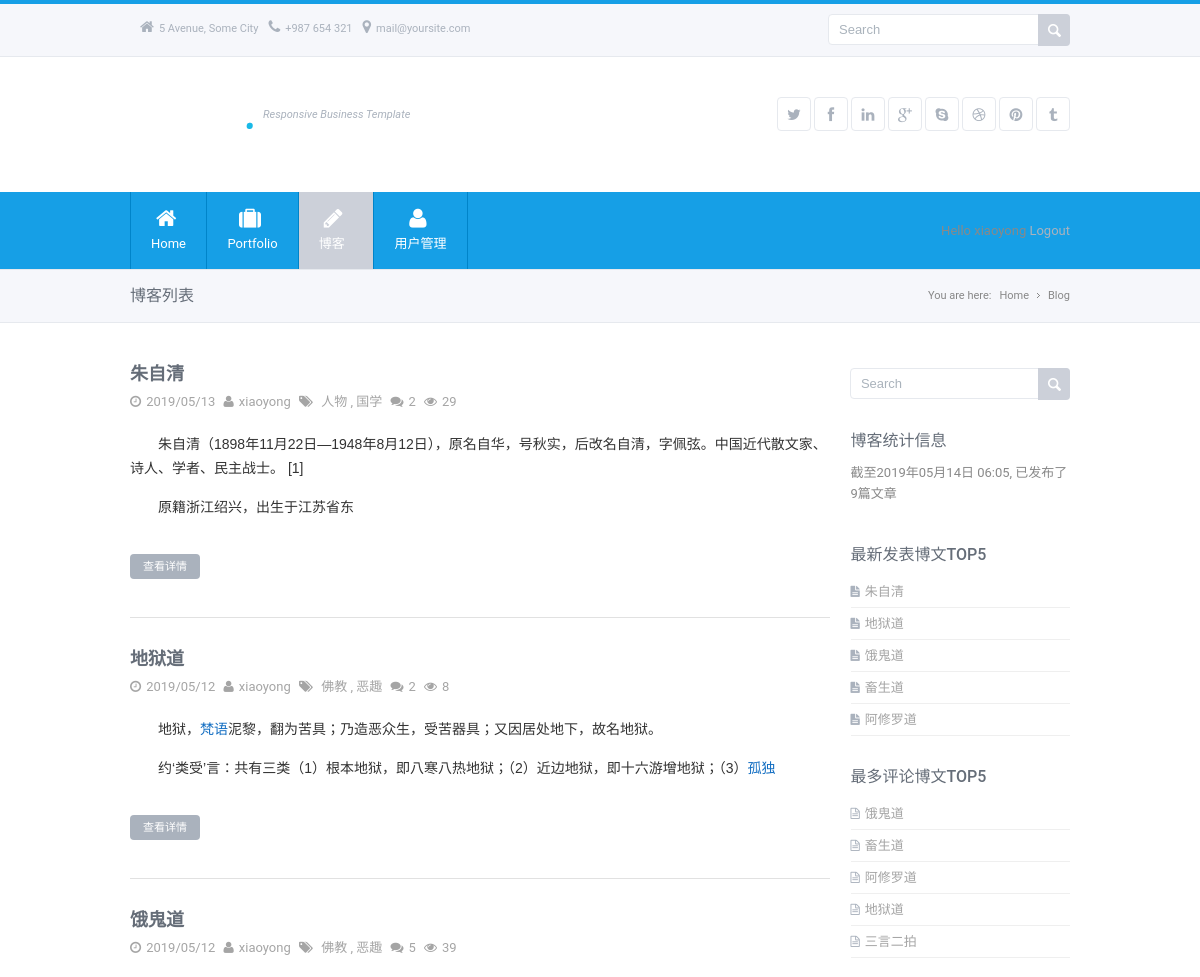
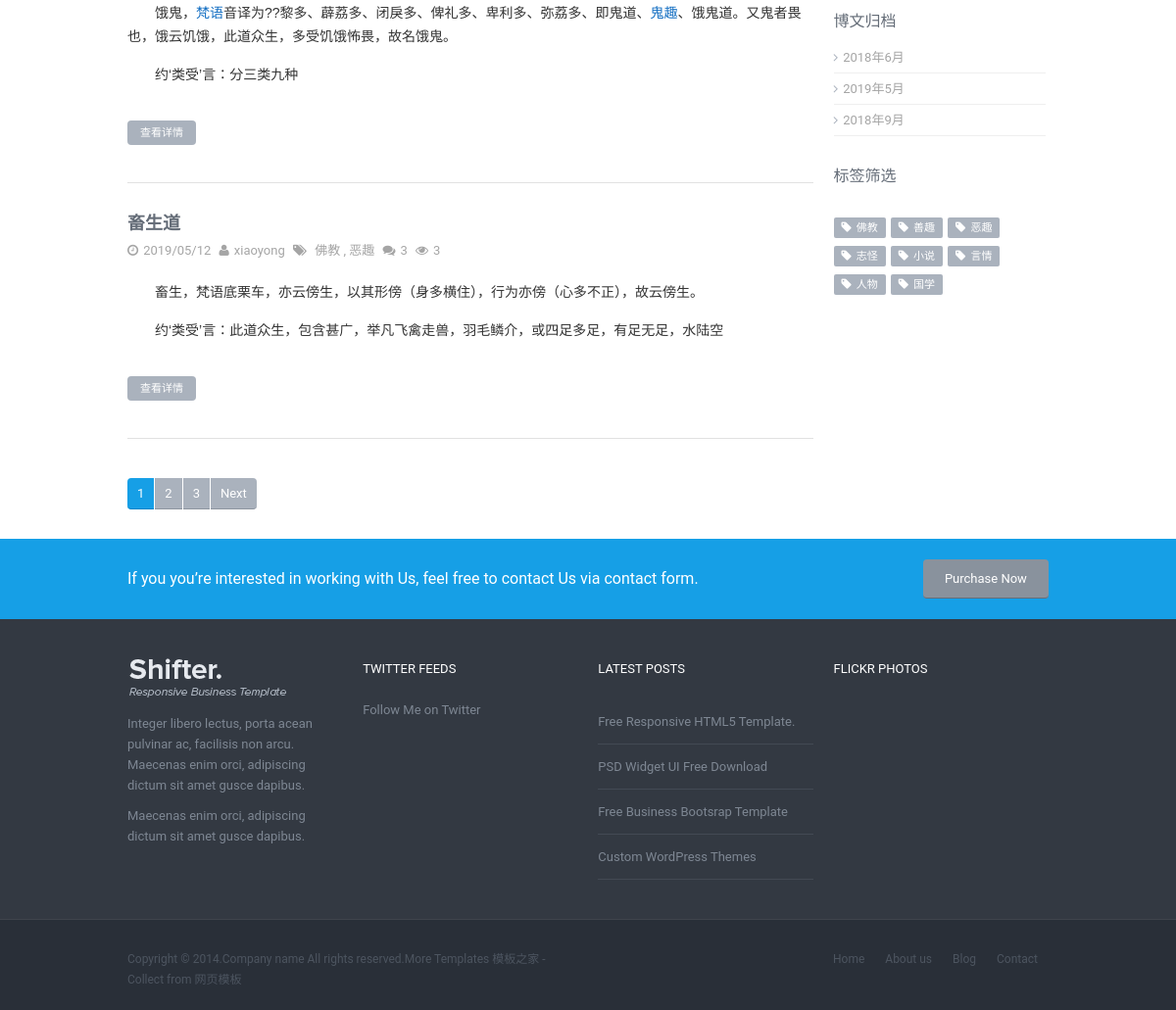
Page /blog/list/ (signed in) on the committed database (2 pictures, top to bottom).
### blog/models.py (models this page shows, shortened)
class Post(models.Model):
    STATUS_CHOICES = (('draft', '草稿态'), ('published', '发布态'))
    title = models.CharField(max_length=250)
    slug = models.SlugField(max_length=250, unique_for_date='publish')
    author = models.ForeignKey(settings.AUTH_USER_MODEL, on_delete=models.CASCADE, related_name='blog_posts')
    body = RichTextUploadingField(default='请在这里输入博客正文')
    publish = models.DateTimeField(default=timezone.now)
    created = models.DateTimeField(auto_now_add=True, db_index=True)
    updated = models.DateTimeField(auto_now=True)
    status = models.CharField(max_length=10, choices=STATUS_CHOICES, default='draft')
    explored = models.PositiveIntegerField(db_index=True, default=0)  # 计算博客访问量
    users_like = models.ManyToManyField(settings.AUTH_USER_MODEL, related_name='posts_liked', blank=True)
    total_likes = models.PositiveIntegerField(db_index=True, default=0)
    objects = models.Manager()  # 默认的管理器
    published = PublishedManager()  # 自定义管理器
    class Meta:
        ordering = ('-publish',)
    def get_absolute_url(self):
        return reverse('blog:post_detail', args=[self.pk])
    tags = TaggableManager()

### blog/views.py (the view)
# urls.py: path('list/', PostList.as_view(), name='post_list'),
class PostList(LoginRequiredMixin, ListView):
    model = Post
    template_name = "blog/post_list.html"
    context_object_name = 'all_published_posts'
    paginate_by = 4  # if pagination is desired
    ordering = '-publish'
    page_kwarg = 'page'
    def get_context_data(self, **kwargs):
        context = super().get_context_data(**kwargs)
        context['tag'] = None
        return context
    def get_queryset(self):
        return Post.published.all()

### blog/models.py (called while the page is built)
    def get_queryset(self):
        return super(PublishedManager, self).get_queryset().filter(status='published')

### blog/templatetags/blog_tags.py (called while the page is built)
@register.simple_tag
def total_posts():
    return Post.published.count()

@register.inclusion_tag('blog/latest_posts.html')
def show_latest_posts(count=5):
    latest_posts = Post.published.order_by('-publish')[:count]
    return {'latest_posts': latest_posts}

@register.simple_tag
def get_most_commented_posts(count=5):
    return Post.published.annotate(total_comments=Count('comments')).order_by('-total_comments')[:count]

@register.simple_tag
def get_pub_date_list():
    pub_date_list = Post.published.values_list("publish", flat=True)
    pub_date_list = [(item.year, item.month) for item in pub_date_list]
    return set(pub_date_list)

@register.simple_tag
def get_all_tags():
    all_tags = Tag.objects.all()
    return all_tags

### blog/templates/blog/post_list.html (shortened to what this page needs)
{% extends 'base.html' %}
{% block content %}
    <div id="content">
        <div id="breadcrumb">
            <div class="container">
                <div class="one-half">
                    <h4>
                        {% if tag %}
                            含有"{{ tag.name }}"标签的博客列表
                        {% elif month %}
                            "{{ month|date:"F Y" }}"博客归档
                        {% else %}
                            博客列表
                        {% endif %}
                    </h4>
                </div>
                <div class="one-half">
                    <nav id="breadcrumbs">
                        <ul>
                            <li>You are here:</li>
                            <li><a href="{% url 'index' %}">Home</a></li>
                            <li>Blog</li>
                        </ul>
                    </nav>
                </div>
            </div>
        </div>
        <div class="container">
            <div class="one">
                <div class="three-fourth">
                    {% for post in all_published_posts %}
                        <div class="blog-post layout-1">
                            <div class="permalink">
                                <h4><a href="{{ post.get_absolute_url }}">{{ post.title }}</a></h4>
                            </div>
                            <ul class="post-meta">
                                <li><i class="icon-time"></i>{{ post.publish|date:"Y/m/d" }}</li>
                                <li><i class="icon-user"></i><a href="#">{{ post.author.first_name }}</a></li>
                                <li><i class="icon-tags"></i>
                                    {% for tag in post.tags.all %}
                                        <a href="{% url "blog:post_list_by_tag" tag.slug %}">{{ tag.name }}</a>
                                        {% if not forloop.last %}, {% endif %}
                                    {% endfor %}
                                </li>
                                <li><i class="icon-comments"></i><a href="#">{{ post.comments.count }}</a></li>
                                <li><i class="icon-eye-open"></i><a href="#">{{ post.explored }}</a></li>
                            </ul>
                            <div class="post-intro">
                                {{ post.body|safe|truncatechars_html:100 }}
                                <br/>
                                <p>
                                    <a href="{{ post.get_absolute_url }}" class="button simple-grey small round">查看详情</a>
                                </p>
                            </div>
                        </div>
                    {% empty %}
                        暂时还未发表任何博客
                    {% endfor %}
                    {% include 'pagination.html' with page=page_obj %}
                </div>
                {% include 'blog/right-side-bar.html' %}
            </div>
        </div>
    </div>
{% endblock %}

### blog/templates/blog/right-side-bar.html
{% load blog_tags %}
<div class="one-fourth sidebar right">
    <div class="widget">
        <nav class="top-search">
            <form action="404-error.html" method="get">
                <button class="search-btn"></button>
                <input class="search-field" type="text" onblur="if(this.value=='')this.value='Search';"
                       onfocus="if(this.value=='Search')this.value='';" value="Search"/>
            </form>
        </nav>
    </div>
    <div class="widget">
        <h4 class="widget-title">博客统计信息</h4>
        <p>
            截至{% now "Y年m月d日 h:m" %}, 已发布了{% total_posts %}篇文章
        </p>
    </div>
    <div class="widget">
        <h4 class="widget-title">最新发表博文TOP5</h4>
        {% show_latest_posts 5 %}
    </div>
    <div class="widget">
        <h4 class="widget-title">最多评论博文TOP5</h4>
        {% get_most_commented_posts as most_commented_posts %}
        <ul class="sidebar-nav">
            {% for post in most_commented_posts %}
            <li><a href="{{ post.get_absolute_url }}" title="{{ post.title }}">
                <i class="icon-file-text-alt"></i>{{ post.title }}</a>
            </li>
            {% endfor %}
        </ul>
    </div>
    <div class="widget">
        <h4 class="widget-title">博文归档</h4>
        {% get_pub_date_list as pub_date_list %}
        <ul class="sidebar-nav">
            {% for year, month in pub_date_list %}
            <li><a href="{% url 'blog:archive_month' year month %}" title="{{ year }}年{{ month }}月">
                <i class="icon-angle-right"></i>{{ year }}年{{ month }}月</a>
            </li>
            {% endfor %}
        </ul>
    </div>
    <div class="widget">
        <h4 class="widget-title">标签筛选</h4>
        {% get_all_tags as all_tags %}
        <ul class="popular-tags">
            {% for tag in all_tags %}
            <li><a href="{% url "blog:post_list_by_tag" tag.slug %}"><i class="icon-tag"></i>{{ tag.name }}</a></li>
            {% endfor %}
        </ul>
    </div>
</div>

### blog/templates/blog/latest_posts.html
<ul class="sidebar-nav">
    {% for post in latest_posts %}
        <li><a href="{{ post.get_absolute_url }}" title="{{ post.title }}"><i
                class="icon-file-text"></i>{{ post.title }}</a></li>
    {% endfor %}
</ul>

### rows in the picture
Post: title "朱自清", publish "2019/05/13", author.first_name "xiaoyong", comments.count "2", explored "29", body "朱自清（1898年11月22日—1948年8月12日），原名自华，号秋实，后改名自清，字佩弦。中国近代散文家、诗人、学者、民主战士。 [1] 原籍浙江绍兴，出生于江苏省东"
Tag: name "人物"
Tag: name "国学"
Post: title "地狱道", publish "2019/05/12", author.first_name "xiaoyong", comments.count "2", explored "8", body "地狱， 梵语 泥黎，翻为苦具；乃造恶众生，受苦器具；又因居处地下，故名地狱。 约‘类受’言：共有三类（1）根本地狱，即八寒八热地狱；（2）近边地狱，即十六游增地狱；（3） 孤独"
Tag: name "佛教"
Tag: name "恶趣"
Post: title "饿鬼道", publish "2019/05/12", author.first_name "xiaoyong", comments.count "5", explored "39", body "饿鬼， 梵语 音译为??黎多、薜荔多、闭戾多、俾礼多、卑利多、弥荔多、即鬼道、 鬼趣 、饿鬼道。又鬼者畏也，饿云饥饿，此道众生，多受饥饿怖畏，故名饿鬼。 约‘类受’言：分三类九种"
Post: title "畜生道", publish "2019/05/12", author.first_name "xiaoyong", comments.count "3", explored "3", body "畜生，梵语底栗车，亦云傍生，以其形傍（身多横住），行为亦傍（心多不正），故云傍生。 约‘类受’言：此道众生，包含甚广，举凡飞禽走兽，羽毛鳞介，或四足多足，有足无足，水陆空"
Post: title "阿修罗道"
Post: title "三言二拍"
Tag: name "善趣"
Tag: name "志怪"
Tag: name "小说"
Tag: name "言情"

### other values in the picture
{{ i }} "1" "2" "3"
{{ year }} "2018" "2019" "2018"
{{ month }} "6" "5" "9"
